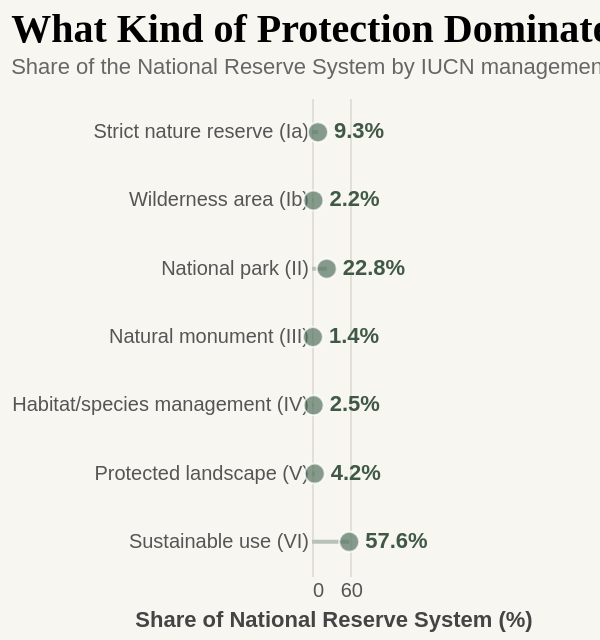

Write the Vega-Lite specification saved for this chart.
### Vega-Lite specification from a JSON file in a GitHub repository (floating-point values rounded to 4 significant figures)
{"$schema": "https://vega.github.io/schema/vega-lite/v5.json", "width": "container", "height": 320, "autosize": {"type": "fit", "contains": "padding", "resize": true}, "background": "#F8F6F0", "title": {"text": "What Kind of Protection Dominates Australia?", "subtitle": "Share of the National Reserve System by IUCN management category", "anchor": "start", "font": "Georgia", "fontSize": 20, "fontWeight": "bold", "subtitleFont": "Arial", "subtitleFontSize": 11, "subtitleFontWeight": "normal", "subtitleColor": "#666666", "offset": 10}, "data": {"values": [{"Category": "Strict nature reserve (Ia)", "Percent": 9.25}, {"Category": "Wilderness area (Ib)", "Percent": 2.16}, {"Category": "National park (II)", "Percent": 22.8}, {"Category": "Natural monument (III)", "Percent": 1.4}, {"Category": "Habitat/species management (IV)", "Percent": 2.54}, {"Category": "Protected landscape (V)", "Percent": 4.24}, {"Category": "Sustainable use (VI)", "Percent": 57.59}]}, "layer": [{"mark": {"type": "rule", "strokeWidth": 2, "color": "#B8C2B8"}, "encoding": {"y": {"field": "Category", "type": "nominal", "sort": ["Strict nature reserve (Ia)", "Wilderness area (Ib)", "National park (II)", "Natural monument (III)", "Habitat/species management (IV)", "Protected landscape (V)", "Sustainable use (VI)"], "axis": {"title": null, "domain": false, "ticks": false, "labelLimit": 230}}, "x": {"field": "Percent", "type": "quantitative", "scale": {"domain": [0, 65]}, "axis": {"title": "Share of National Reserve System (%)", "values": [0, 10, 20, 30, 40, 50, 60], "grid": true, "gridColor": "#E2DFD6", "domain": false, "ticks": false}}, "x2": {"datum": 0}}}, {"mark": {"type": "circle", "filled": true, "size": 100, "color": "#55745F", "stroke": "#FFFFFF", "strokeWidth": 1}, "encoding": {"y": {"field": "Category", "type": "nominal", "sort": ["Strict nature reserve (Ia)", "Wilderness area (Ib)", "National park (II)", "Natural monument (III)", "Habitat/species management (IV)", "Protected landscape (V)", "Sustainable use (VI)"]}, "x": {"field": "Percent", "type": "quantitative", "scale": {"domain": [0, 65]}}, "tooltip": [{"field": "Category", "type": "nominal", "title": "Management category"}, {"field": "Percent", "type": "quantitative", "title": "Share (%)", "format": ".2f"}]}}, {"transform": [{"calculate": "format(datum.Percent, '.1f') + '%'", "as": "Label"}], "mark": {"type": "text", "align": "left", "baseline": "middle", "dx": 8, "font": "Arial", "fontSize": 11, "fontWeight": "bold", "color": "#405947"}, "encoding": {"y": {"field": "Category", "type": "nominal", "sort": ["Strict nature reserve (Ia)", "Wilderness area (Ib)", "National park (II)", "Natural monument (III)", "Habitat/species management (IV)", "Protected landscape (V)", "Sustainable use (VI)"]}, "x": {"field": "Percent", "type": "quantitative", "scale": {"domain": [0, 65]}}, "text": {"field": "Label"}}}], "config": {"font": "Arial", "view": {"stroke": null}, "title": {"font": "Georgia", "subtitleFont": "Arial"}, "axis": {"labelFont": "Arial", "titleFont": "Arial", "labelFontSize": 10, "titleFontSize": 11, "labelColor": "#555555", "titleColor": "#444444"}}}
